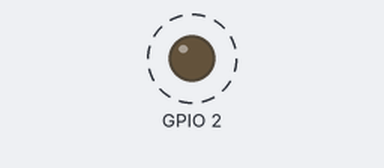
A sketch run on a simulated ESP32. On the bench: output pins drawn as LEDs (lit = HIGH). Dashed ring = blinking. WiFi joins after 1.5 s; servers stay silent unless stated; uploads are accepted with an empty reply; what the sketch prints to the serial monitor is not drawn.

Above: at 2.4 s.
Timing chart, 0 to 4.7 s (numbered marks = the images above):
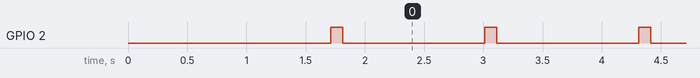

Measured:
- by itself, GPIO 2: alternates HIGH for 0.10 s and LOW for 1.2 s

The sketch:

Asset_esp_2.ino
```cpp
#include <WiFi.h>
#include <HTTPClient.h>

const char* ssid = "GateESP";  // Main ESP AP SSID
const char* password = "12345678";

String deviceID = "Asset_002";
// Set these per-device details in the sketch
String ownerName = "Tashinga";
String createdDate = "2025-12-29"; // YYYY-MM-DD
String ownerPhone = "0786395484";
String serialNumber = "XDDHS253572746";

void setup() {
  Serial.begin(115200);
  pinMode(2, OUTPUT);

  WiFi.begin(ssid, password);
  Serial.println("Connecting to Gate ESP...");
  while (WiFi.status() != WL_CONNECTED) {
    delay(500);
    Serial.print(".");
  }
  Serial.println("\nConnected!");
  Serial.println("🎯 DEVICE DETECTED - Now close to gate/receiver!");
  Serial.println("📤 Sending device details to main ESP...");

  if(WiFi.status() == WL_CONNECTED){
    HTTPClient http;
    // Send device details to AP so the receiver can record owner/device fields
    String serverPath = "http://192.168.4.1/?id=" + deviceID
                        + "&owner=" + ownerName
                        + "&created=" + createdDate
                        + "&phone=" + ownerPhone
                        + "&serial=" + serialNumber;
    http.begin(serverPath);
    int httpResponseCode = http.GET();
    Serial.println("✅ Device details sent! HTTP Response: " + String(httpResponseCode));
    Serial.println("📋 Details sent: ID=" + deviceID + ", Owner=" + ownerName + ", Serial=" + serialNumber);
    http.end();
  }
}

void loop() {
  // Keep sending device info while connected to AP (near the receiver)
  if(WiFi.status() == WL_CONNECTED){
    digitalWrite(2, HIGH);
    delay(100);
    digitalWrite(2, LOW);

    HTTPClient http;
    // Send device details to AP so the receiver can record owner/device fields
    String serverPath = "http://192.168.4.1/?id=" + deviceID
                        + "&owner=" + ownerName
                        + "&created=" + createdDate
                        + "&phone=" + ownerPhone
                        + "&serial=" + serialNumber;
    http.begin(serverPath);
    int httpResponseCode = http.GET();
    Serial.println("🔄 Proximity confirmed - Device " + deviceID + " still near gate");
    http.end();
  } else {
    digitalWrite(2, LOW);
    Serial.println("❌ Lost connection to gate AP - Device moved away");
    Serial.println("🔄 Attempting to reconnect...");
    WiFi.begin(ssid, password);
  }

  delay(1000); // Send every 1 second while near receiver
}
```
